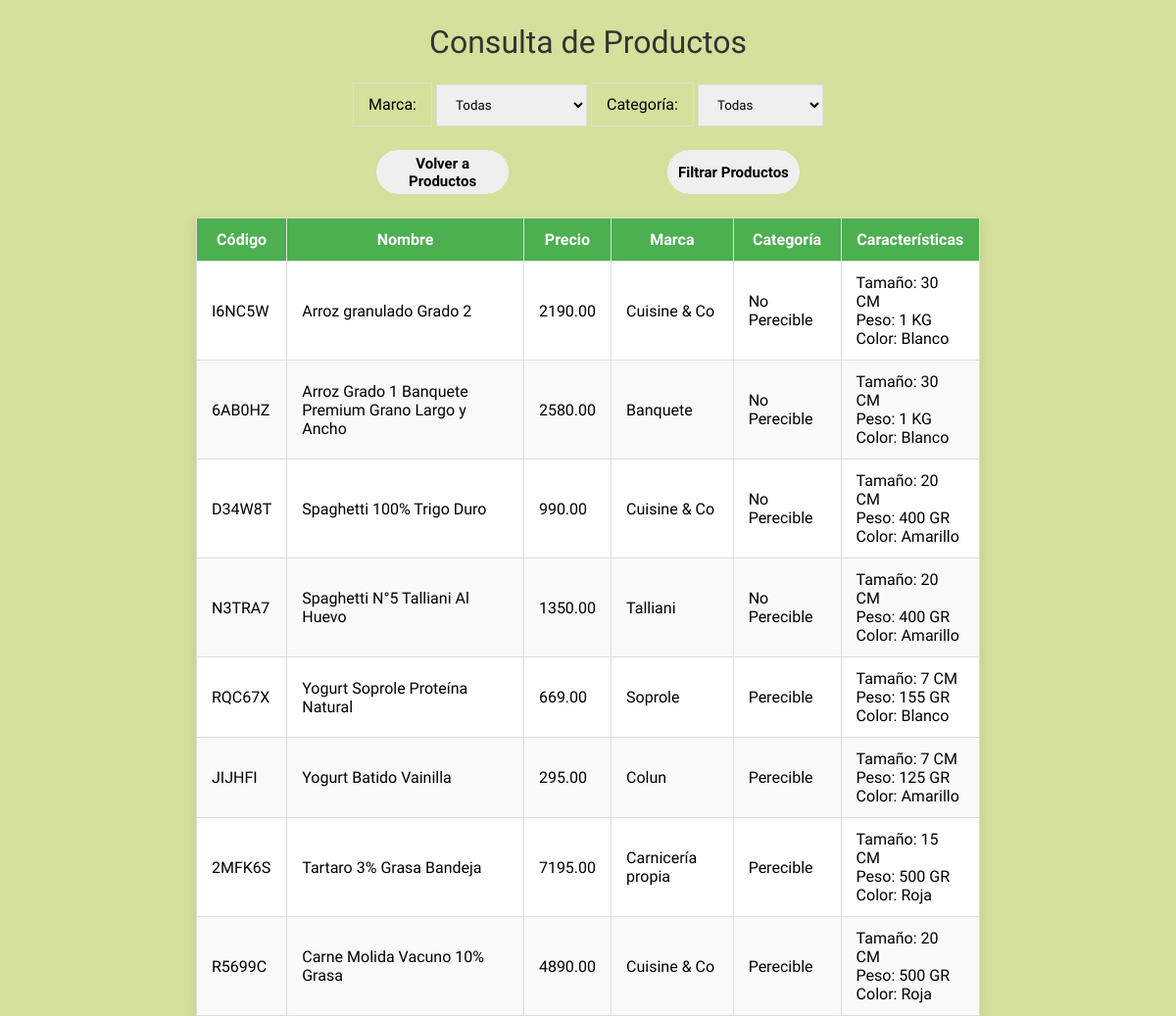
/consultar/ (signed in), run on the app's committed database.
### productos/models.py (models this page shows, shortened)
class Producto(models.Model):
    codigo = models.CharField(max_length=10, unique=True)
    nombre = models.CharField(max_length=100)
    precio = models.DecimalField(max_digits=10, decimal_places=2)
    marca = models.ForeignKey(Marca, on_delete=models.CASCADE)
    categoria = models.ForeignKey(Categoria, on_delete=models.SET_NULL, null=True, blank=True)

class Marca(models.Model):
    nombre = models.CharField(max_length=100)

class Categoria(models.Model):
    nombre = models.CharField(max_length=100)

class Caracteristica(models.Model):
    producto = models.ForeignKey(Producto, related_name="caracteristicas", on_delete=models.CASCADE)
    nombre = models.CharField(max_length=100)
    valor = models.CharField(max_length=100)

### productos/views.py (the view)
# urls.py: path('consultar/', views.consultar_productos, name='consultar_productos'),
@login_required
def consultar_productos(request):
    productos = Producto.objects.all()
    marcas = Marca.objects.all()
    categorias = Categoria.objects.all()
    marca_id = request.GET.get('marca', None)
    if marca_id:
        productos = productos.filter(marca_id=int(marca_id))
    categoria_id = request.GET.get('categoria', None)
    if categoria_id:
        productos = productos.filter(categoria_id=int(categoria_id))
    caracteristica_nombre = request.GET.get('caracteristica', None)
    if caracteristica_nombre:
        productos = productos.filter(caracteristicas__nombre=caracteristica_nombre).distinct()
    return render(request, 'consulta.html', {
        'productos': productos,
        'marcas': marcas,
        'categorias': categorias,
    })

### productos/templates/consulta.html (shortened to what this page needs)
{% load static %}
<!DOCTYPE html>
<html lang="es">
<head>
    <link rel="stylesheet" href="{% static 'css/style_consulta.css' %}">
</head>
<body>
    <div class="header">
        <h1>Consulta de Productos</h1>
    </div>
    <section class="filtros">
    <form method="get">
        <label for="marca">Marca:</label>
        <select name="marca" id="marca">
            <option value="">Todas</option>
        </select>
        <label for="categoria">Categoría:</label>
        <select name="categoria" id="categoria">
            <option value="">Todas</option>
        </select>
        <div class="header_filtros">
            <button type="button" onclick="window.location.href='{% url 'productos' %}'">Volver a Productos</button>
            <button type="submit">Filtrar Productos</button>
        </div>
    </form>
    <table border="1">
        <thead>
            <tr>
                <th>Código</th>
                <th>Nombre</th>
                <th>Precio</th>
                <th>Marca</th>
                <th>Categoría</th>
                <th>Características</th>
            </tr>
        </thead>
        <tbody>
            {% for producto in productos %}
            <tr>
                <td>{{ producto.codigo }}</td>
                <td>{{ producto.nombre }}</td>
                <td>{{ producto.precio }}</td>
                <td>{{ producto.marca.nombre }}</td>
                <td>
                    {% if producto.categoria %}
                    {{ producto.categoria.nombre }}
                    {% else %}
                    Sin categoría
                    {% endif %}
                </td>
                <td>
                    {% for caracteristica in producto.caracteristicas.all %}
                    <p>{{ caracteristica.nombre }}: {{ caracteristica.valor }}</p>
                    {% empty %}
                    No hay características registradas.
                    {% endfor %}
                </td>
            </tr>
            {% endfor %}
        </tbody>
    </table>
</section>
</body>
</html>

### static/css/style_consulta.css (style rules this page uses)
* { box-sizing: border-box; margin: 0; padding: 0; }
body { background: #d4e09b; min-height: 100vh; }
.header { margin: 24px 0px; }
h1 { font-family: "Quicksand", sans-serif; font-optical-sizing: auto; font-weight: 400; font-style: normal; text-align: center; margin-bottom: 20px; color: #333; }
table { border-collapse: collapse; width: 80%; max-width: 800px; background-color: white; box-shadow: 0px 4px 12px rgba(0, 0, 0, 0.1); margin: 0 auto; }
th, td { font-family: "Quicksand", sans-serif; font-optical-sizing: auto; font-weight: 400; font-style: normal; padding: 12px 15px; text-align: left; border: 1px solid #ddd; }
th { font-family: "Quicksand", sans-serif; font-optical-sizing: auto; font-weight: 400; font-style: normal; background-color: #4caf50; color: white; font-weight: bold; text-align: center; }
tbody tr:nth-child(even) { background-color: #f9f9f9; }
#marca, #categoria, #caracteristica { font-family: "Quicksand", sans-serif; font-optical-sizing: auto; font-weight: 400; font-style: normal; padding: 12px 15px; text-align: left; border: 1px solid #ddd; }
.filtros { display: flex; flex-direction: column; width: 100%; justify-content: center; align-items: center; }
form label { font-family: "Quicksand", sans-serif; font-optical-sizing: auto; font-weight: 400; font-style: normal; padding: 12px 15px; text-align: left; border: 1px solid #ddd; }
.header_filtros { display: flex; justify-content: space-between; align-items: center; padding: 24px; }
button { width: 9em; height: 3em; padding: 4px; border-radius: 30em; font-size: 15px; font-family: inherit; border: none; position: relative; overflow: hidden; z-index: 1; cursor: pointer; font-family: "Quicksand", sans-serif; font-optical-sizing: auto; font-weight: 600; font-style: normal; color: #000000; }
button::before { content: ""; width: 0; height: 3em; border-radius: 30em; position: absolute; top: 0; left: 0; background-image: linear-gradient(to right, #0fd850 0%, #f9f047 100%); transition: 0.5s ease; display: block; z-index: -1; }

### data on the page
Producto: codigo "I6NC5W", nombre "Arroz granulado Grado 2", precio "2190.00", marca.nombre "Cuisine & Co", categoria.nombre "No Perecible"
Caracteristica: nombre "Tamaño", valor "30 CM"
Caracteristica: nombre "Peso", valor "1 KG"
Caracteristica: nombre "Color", valor "Blanco"
Producto: codigo "6AB0HZ", nombre "Arroz Grado 1 Banquete Premium Grano Largo y Ancho", precio "2580.00", marca.nombre "Banquete", categoria.nombre "No Perecible"
Caracteristica: nombre "Tamaño", valor "30 CM"
Caracteristica: nombre "Peso", valor "1 KG"
Caracteristica: nombre "Color", valor "Blanco"
Producto: codigo "D34W8T", nombre "Spaghetti 100% Trigo Duro", precio "990.00", marca.nombre "Cuisine & Co", categoria.nombre "No Perecible"
Caracteristica: nombre "Tamaño", valor "20 CM"
Caracteristica: nombre "Peso", valor "400 GR"
Caracteristica: nombre "Color", valor "Amarillo"
Producto: codigo "N3TRA7", nombre "Spaghetti N°5 Talliani Al Huevo", precio "1350.00", marca.nombre "Talliani", categoria.nombre "No Perecible"
Caracteristica: nombre "Tamaño", valor "20 CM"
Caracteristica: nombre "Peso", valor "400 GR"
Caracteristica: nombre "Color", valor "Amarillo"
Producto: codigo "RQC67X", nombre "Yogurt Soprole Proteína Natural", precio "669.00", marca.nombre "Soprole", categoria.nombre "Perecible"
Caracteristica: nombre "Tamaño", valor "7 CM"
Caracteristica: nombre "Peso", valor "155 GR"
Caracteristica: nombre "Color", valor "Blanco"
Producto: codigo "JIJHFI", nombre "Yogurt Batido Vainilla", precio "295.00", marca.nombre "Colun", categoria.nombre "Perecible"
Caracteristica: nombre "Tamaño", valor "7 CM"
Caracteristica: nombre "Peso", valor "125 GR"
Caracteristica: nombre "Color", valor "Amarillo"
Producto: codigo "2MFK6S", nombre "Tartaro 3% Grasa Bandeja", precio "7195.00", marca.nombre "Carnicería propia", categoria.nombre "Perecible"
Caracteristica: nombre "Tamaño", valor "15 CM"
Caracteristica: nombre "Peso", valor "500 GR"
Caracteristica: nombre "Color", valor "Roja"
Producto: codigo "R5699C", nombre "Carne Molida Vacuno 10% Grasa", precio "4890.00", marca.nombre "Cuisine & Co", categoria.nombre "Perecible"
Caracteristica: nombre "Tamaño", valor "20 CM"
Caracteristica: nombre "Peso", valor "500 GR"
Caracteristica: nombre "Color", valor "Roja"
